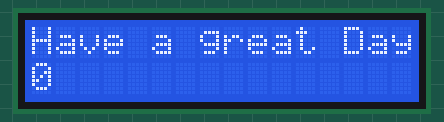
This sketch was run on a simulated ESP8266 (NodeMCU). On the bench: 16×2 character LCD.

Above: at 0.1 s.
At 4.7 s:
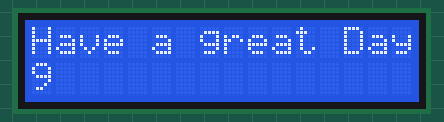
At 9.7 s:
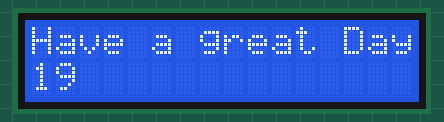
At 19.8 s:
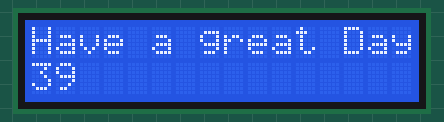
At 29.4 s:
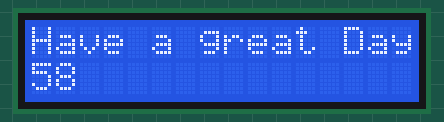
At 39.5 s:
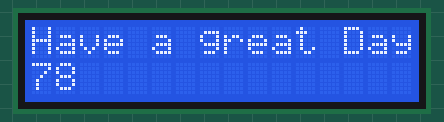

The sketch:

desiplay.ino
```cpp
/* LCD connection Diagram:
* VSS to GND
* VDD to 5V
* V0 to Middle of 10K potentiometer(pm). Left of pm(red) to GND and Right of pm(yellow) to 5V.
* RS to 7
* RW to GND
* E to 6
* D4,D5,D6,D7 to 5,4,3,2 respectively
* A to 3.3V
* K to GND
*/
#include <LiquidCrystal.h>

String h = "Hello Abhishek";
int len = h.length();
int i=0;

#include <LiquidCrystal.h>
const int rs = D0, en = D1, d4 = D2, d5 = D3, d6 = D4, d7 = D5;  // PiN's for LCD Display
LiquidCrystal lcd(rs, en, d4, d5, d6, d7);

void setup() {
  lcd.begin(16, 2);
}
void loop() {
  lcd.setCursor(0, 0);
  lcd.print("Have a great Day");
  lcd.setCursor(0, 1);
  lcd.print(i);
  delay(500);
  i += 1;
  lcd.clear();
  //lcd.print(millis() / 1000);

/*
  // Turn off the display:
  lcd.noDisplay();
  delay(500);
  // Turn on the display:
  lcd.display();
  delay(500);
*/
}
```

Measured:
- what the display in image 1 shows lasts 0.5 s, from 4.6 s to 5.1 s
